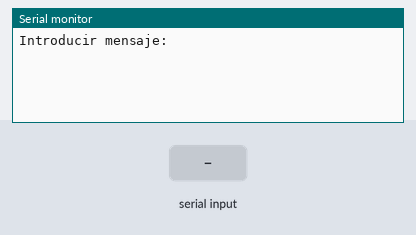
Simulated run of this sketch. Board: Arduino Uno, built with avr-gcc and run on an emulated ATmega328P. On the bench: the last lines printed to the serial monitor. The inputs (shaded band) are chosen by the test bench.

Above: at 2.2 s.
2.3 s: "1" received over Serial
At 3.62 s:
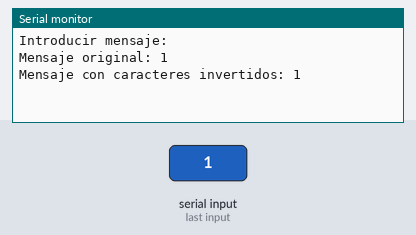
4.8 s: "0" received over Serial
At 7.8 s:
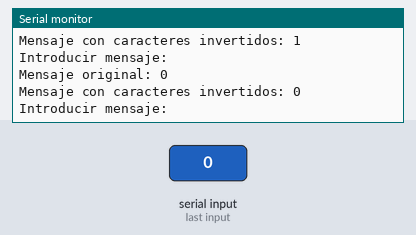

The sketch:

echo.ino
```cpp
String textoSerial;
String salidaSerial;
void setup() {
  // put your setup code here, to run once:
  Serial.begin(9600);
  delay(1000);
}
void loop() {

    Serial.print("Introducir mensaje: ");
    while(Serial.available()==0){
      textoSerial ="";
      textoSerial = Serial.readString();
      //Si se ha leído algún mensaje, se sale del while
      if(textoSerial != ""){
        break;
      }
    }
    Serial.println();

    //Se recorre String y se van cambiando los caracteres
    salidaSerial = "";
    for(int i=0;i<textoSerial.length();i++){
      char c = textoSerial.charAt(i);
      if(c >=65 && c <= 90){
        c+=32;
      }else if(c >=97 && c <= 122){
        c-=32;
      }
      salidaSerial.concat(c);
    }
    Serial.print("Mensaje original: ");
    Serial.println(textoSerial);
    Serial.print("Mensaje con caracteres invertidos: ");
    Serial.println(salidaSerial);

  //mensajes y espera
  delay(500);
}
/*
echo
a. Recibir datos por la conexión serial.
b. Reenviar por dicha conexión los datos recibidos cambiando las
mayúsculas por minúsculas y las minúsculas por mayúsculas.
*/
```

Measured:
- after the input at 2.3 s, the serial monitor: prints a new line after 1.0 s (image 1)
- after the input at 4.8 s, the serial monitor: prints a new line after 1.0 s (image 2)
